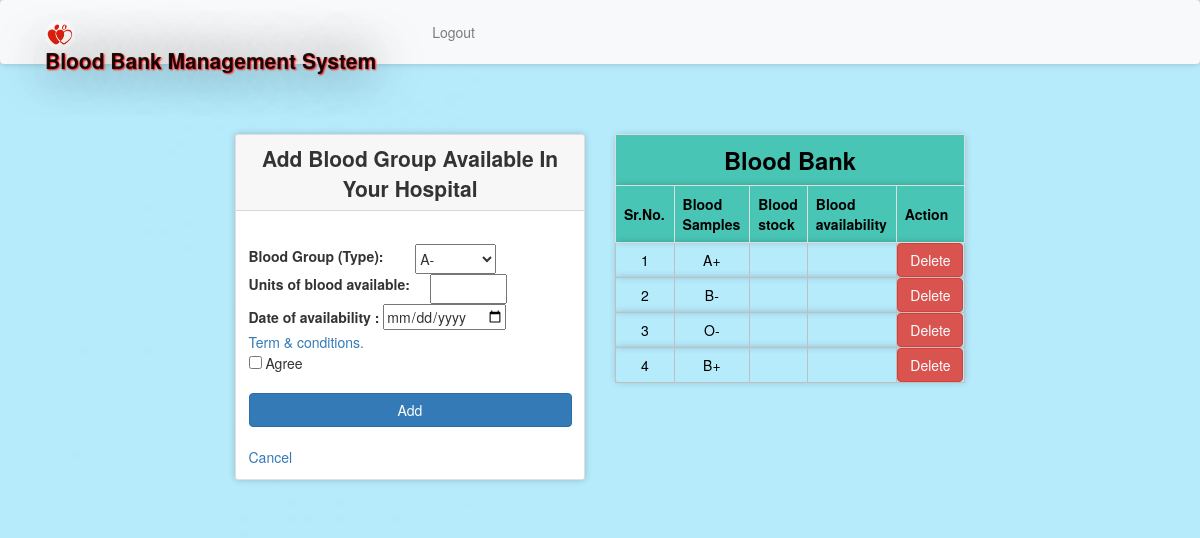
Before: /bloodinfo.php (signed in) with the older database file.
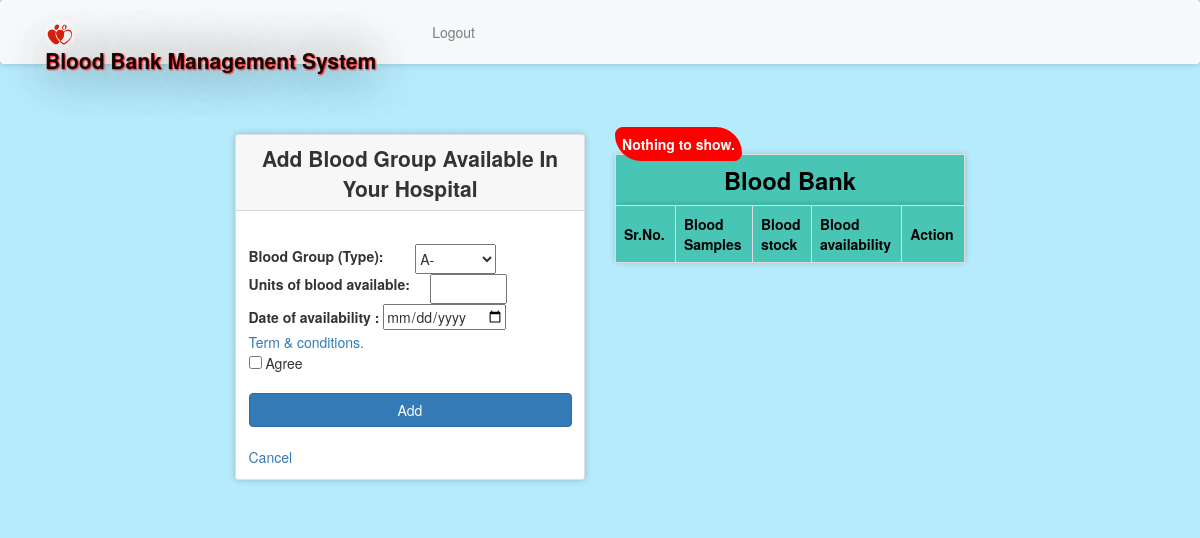
After: the same page with the newer database file.
### tables this page shows
CREATE TABLE `bloodinfo` (
  `bid` int(11) NOT NULL,
  `hid` int(11) NOT NULL,
  `bg` varchar(10) NOT NULL,
  `stock` int(11) NOT NULL,
  `doa` varchar(20) NOT NULL
);

### message.php (called while the page is built, shortened)
<?php $counter=0; if(isset($_GET['msg'])) { ?>
	<div class="col-5 alert alert alert-success alert-dismissible fade show card" id="message">
		<button type="button" class="close" data-dismiss="alert" title="close">&times;</button><?php echo $_GET['msg'];?>
	</div>
<?php }?>

### bloodinfo.php (the view, shortened to what this page needs)
<?php
  require 'file/connection.php';
  if(!isset($_SESSION['hid']))
  {
  header('location:login.php');
  }
  else {
?>
<!DOCTYPE html>
<html>
<?php require 'head.php'; ?>
<body>
  <?php require 'header.php'; ?>
    <div class="container cont">
      <?php require 'message.php'; ?>
      <div class="row justify-content-center">
         <div class="col-lg-4 col-md-5 col-sm-6 col-xs-7 mb-5">
          <div class="card">
            <div class="card-header title">Add blood group available in your hospital</div>
        <div class="card-body">
        <form action="file/infoAdd.php" method="post">
          <div style="display:flex; align-items:center; gap: 20px;">
          <label>Blood Group (Type):&nbsp&nbsp&nbsp</label>
          <select name="bg" required="" style="width: 25% ;height: 30px;">
                <option>A-</option>
          </select>
          </div>
          <div style="display:flex; align-items:left;gap: 20px; ">
          <label>Units of blood available:</label>
          <input type="number" name="num" min="0" max="700" style="width: 24%; height: 30px">
          </div>
          <label>Date of availability :</label>
          <input type="date" name="date" id="Test_DatetimeLocal"><br>
          <a data-toggle="collapse" href="#collapseExample" role="button" aria-expanded="false" aria-controls="collapseExample" title="click to see">Term & conditions. </a><br>
          <input type="checkbox" name="condition" value="agree" required> Agree<br><br>
          <input type="submit" name="add" value="Add" class="btn btn-primary btn-block"><br>
          <a href="hospitalpage.html" class="text-centre" >Cancel</a><br>
        </form>
         </div>
       </div>
     </div>
<?php   if(isset($_SESSION['hid'])){
    $hid=$_SESSION['hid'];
    $sql = "select * from bloodinfo where hid='$hid'";
    $result = mysqli_query($conn, $sql);
  }
  ?>
    <div class="col-lg-4 col-md-5 col-sm-6 col-xs-7 mb-5">
          <table bgcolor="#2779a7">
          <th colspan="5" class="title">Blood Bank</th>
            <tr>
              <th>Sr.No.</th>
              <th>Blood Samples</th>
              <th>Blood stock</th>
              <th>Blood availability</th>
              <th>Action</th>
            </tr>
            <div>
                <?php
                if ($result) {
                    $row =mysqli_num_rows( $result);
                    if ($row) {
                }else echo '<b style="color:white;background-color:red;padding:7px;border-radius: 15px 50px;">Nothing to show.</b>';
            }
            ?>
            </div>
            <?php while($row = mysqli_fetch_array($result)) { ?>
            <tr>
              <td><?php echo ++$counter; ?></td>
              <td><?php echo $row['bg'];?></td>
              <td><?php echo $row['stock']; ?></td>
              <td><?php echo $row['doa']; ?></td>
              <td><a href="file/delete.php?bid=<?php echo $row['bid'];?>" class="btn btn-danger">Delete</a></td>
            </tr>
            <?php } ?>
          </table>
      </div>
   </div>
</div>
</body>
<?php } ?>

Changed rows visible on the page:
removed bloodinfo: bg "A+"
removed bloodinfo: bg "B-"
removed bloodinfo: bg "O-"
removed bloodinfo: bg "B+"
Other visible differences:
text now shown: "Nothing to show."
